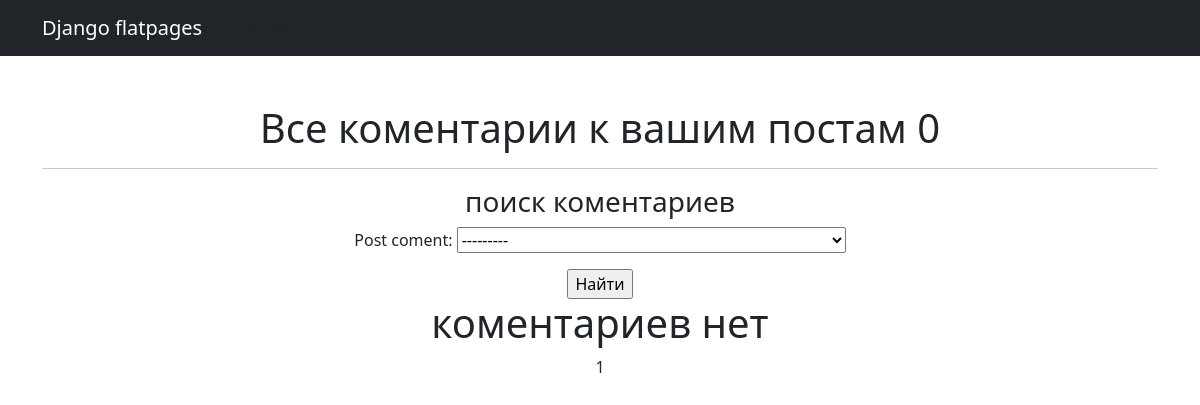
/noticeboard/urcomit/ (signed in), run on an earlier commit of the app's database.
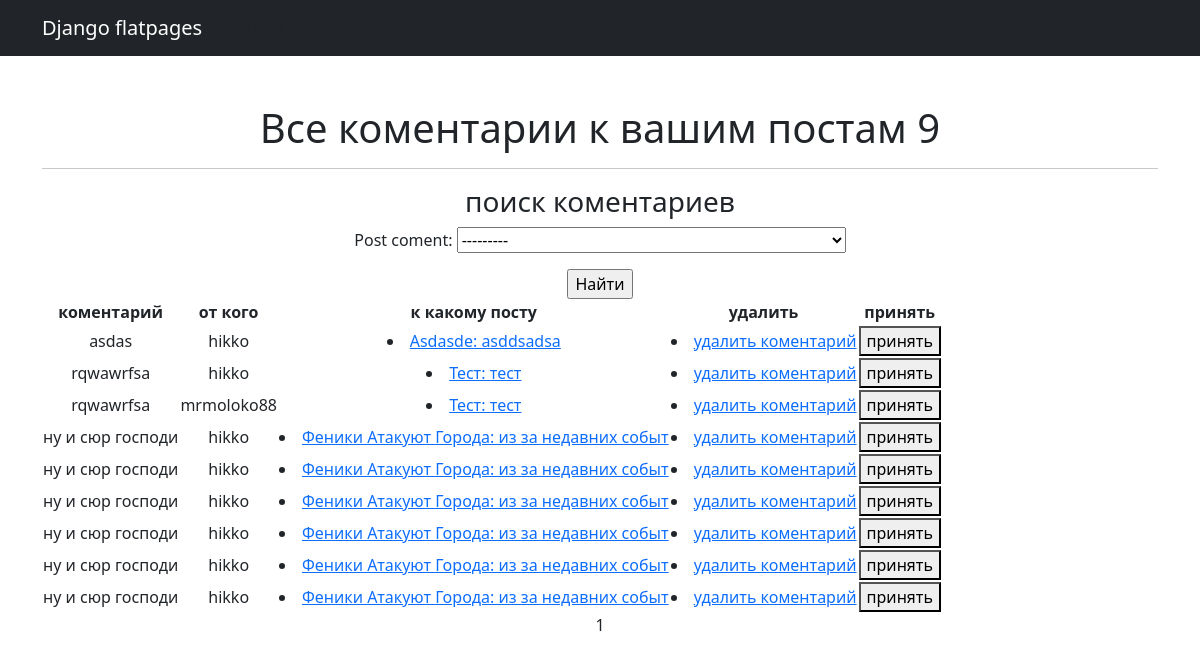
And on a later commit of the database.
### noticeboard/models.py (models this page shows, shortened)
class Coment(models.Model):
    post_coment = models.ForeignKey(Post, on_delete=models.CASCADE)
    user_coment = models.ForeignKey(User, on_delete=models.CASCADE)
    coment_text = models.TextField(max_length=3000)
    date_time = models.DateTimeField(auto_now_add=True)
    status = models.BooleanField(default=False)

class Post(models.Model):
    post_Author = models.ForeignKey(User, on_delete=models.CASCADE)
    data_time = models.DateTimeField(auto_now_add=True)
    category = models.ManyToManyField(Category, through='PostCategory')
    header = models.CharField(max_length=50)
    text = models.TextField(max_length=3000)
    image = models.ImageField(upload_to='images/')
    def __str__(self):
        return f'{self.header.title()}: {self.text[:20]}'
    def get_url(self):
        return f'/noticeboard/{self.id}'

### noticeboard/views.py (the view, shortened to what this page needs)
# urls.py: path('urcomit/', Comituser.as_view(), name='urcomit'),
class Comituser(LoginRequiredMixin, ListView):
    model = Coment
    ordering = '-id'
    template_name = 'comituser.html'
    context_object_name = 'comit'
    paginate_by = 10
    def get_queryset(self):
        queryset = super().get_queryset()
        self.filterset = NewsFilter(self.request.GET, queryset)
        return self.filterset.qs
    def get_context_data(self, **kwargs):
        context = super().get_context_data(**kwargs)
        context['filterset'] = self.filterset
        return context

### templates/comituser.html (shortened to what this page needs)
{% extends 'flatpages/default.html' %}
{% block content %}
<h1>Все коментарии к вашим постам {{comit|length}}</h1>
<hr>
<h3>поиск коментариев</h3>
<form action="" method="get">
    {{ filterset.form.as_p }}
    <input type="submit" value="Найти"/>
</form>
{% if comit%}
<table>
    <tr>
        <td><strong>коментарий</strong></td>
        <td><strong>от кого</strong></td>
        <td><strong>к какому посту</strong></td>
        <td><strong>удалить</strong></td>
        <td><strong>принять</strong></td>
    </tr>
    {% for com in comit%}
    <tr>
        <td>{{ com.coment_text}}</td>
        <td>{{ com.user_coment}}</td>
        <td>
            <li><a href="http://127.0.0.1:8000/{{ com.post_coment.get_url }}">{{com.post_coment}}</a></li>
        </td>
        <td>
            <li><a href="http://127.0.0.1:8000/noticeboard/urcomit/{{ com.pk}}/del">удалить коментарий</a></li>
        </td>
        <td>{{com.prinit}}
            <button name="confirm" value="confirmed">принять</button></td>
    </tr>
    {% endfor %}
</table>
{% else %}
<h1>коментариев нет</h1>
{%endif%}
{{ page_obj.number }}
{% endblock content %}

### templates/flatpages/default.html (shortened to what this page needs)
<!DOCTYPE html>
<html lang="ru">
<head>
    {% load static %}
    <link href="{% static 'css/styles.css' %}" rel="stylesheet"/>
</head>
<body>
<nav class="navbar navbar-expand-lg navbar-dark bg-dark static-top">
    <div class="container">
        <a class="navbar-brand" href="#">Django flatpages</a>
        <div class="collapse navbar-collapse" id="navbarResponsive">
            <ul class="navbar-nav ml-auto">
                <li class="nav-item active">
                        <span class="sr-only">(current)</span>
                </li>
            </ul>
        </div>
    </div>
</nav>
<div class="container">
    <div class="text-center mt-5">
        {% block content %}
        {% endblock content %}
    </div>
</div>
</body>
</html>

What changed in the data, as far as the page shows it:
added Coment: coment_text "asdas", user_coment "hikko", post_coment "Asdasde: asddsadsa"
added Coment: coment_text "rqwawrfsa", user_coment "hikko", post_coment "Тест: тест"
added Coment: coment_text "rqwawrfsa", user_coment "mrmoloko88", post_coment "Тест: тест"
added Coment: coment_text "ну и сюр господи", user_coment "hikko", post_coment "Феники Атакуют Города: из за недавних событ"
added Coment: coment_text "ну и сюр господи", user_coment "hikko", post_coment "Феники Атакуют Города: из за недавних событ"
added Coment: coment_text "ну и сюр господи", user_coment "hikko", post_coment "Феники Атакуют Города: из за недавних событ"
added Coment: coment_text "ну и сюр господи", user_coment "hikko", post_coment "Феники Атакуют Города: из за недавних событ"
added Coment: coment_text "ну и сюр господи", user_coment "hikko", post_coment "Феники Атакуют Города: из за недавних событ"
added Coment: coment_text "ну и сюр господи", user_coment "hikko", post_coment "Феники Атакуют Города: из за недавних событ"
Also different on the page:
{{ comit|length }}: "0" → "9"
text no longer shown: "коментариев нет"
text now shown: "коментарий от кого к какому посту удалить принять"
